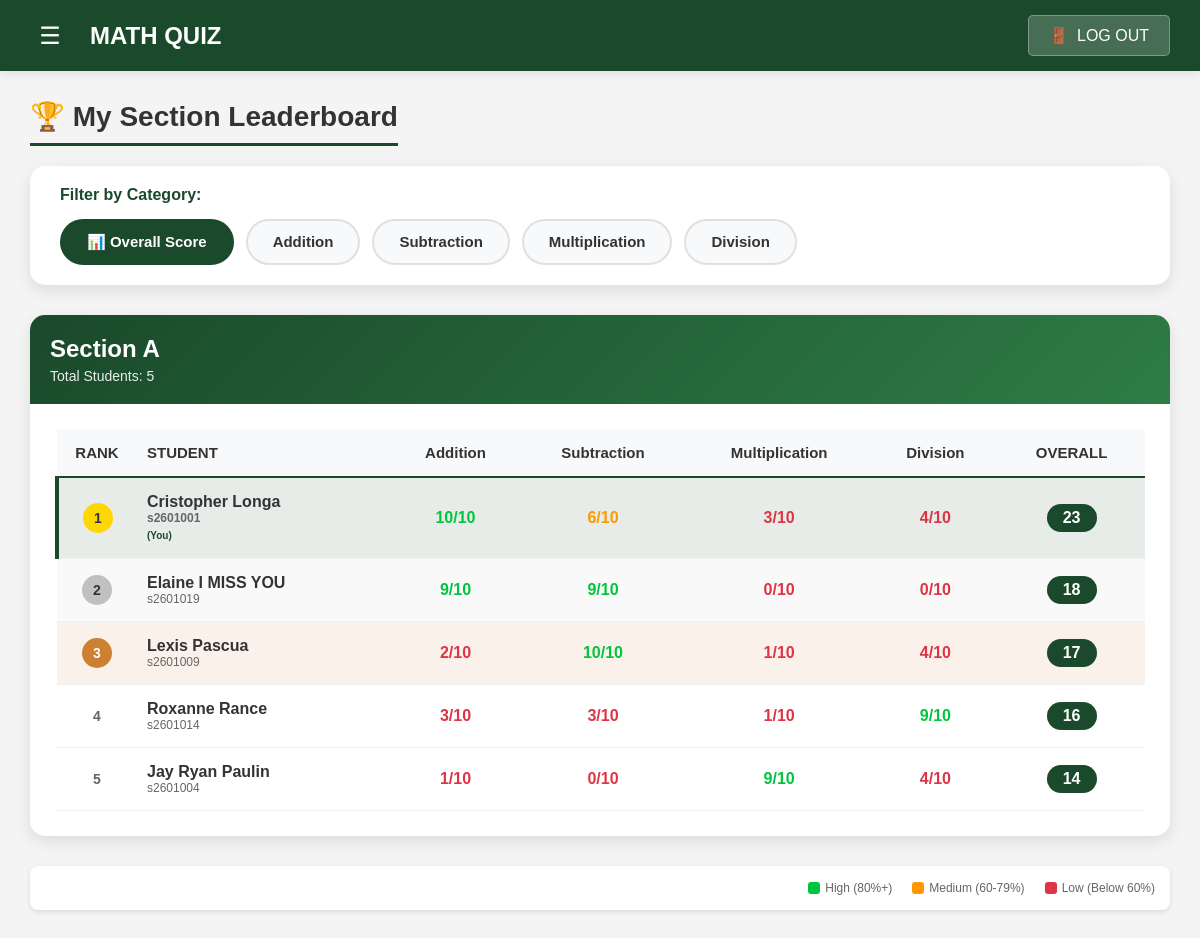
The app's page /leaderboards.php (signed in) with its own data.
### tables this page shows
CREATE TABLE `categories` (
  `id` int(11) NOT NULL,
  `category_name` varchar(100) NOT NULL
);

CREATE TABLE `users` (
  `id` int(11) NOT NULL,
  `first_name` varchar(50) NOT NULL,
  `middle_initial` varchar(5) DEFAULT NULL,
  `last_name` varchar(50) NOT NULL,
  `student_id` varchar(50) NOT NULL,
  `password` varchar(255) NOT NULL,
  `role` enum('student','teacher') NOT NULL,
  `section_id` int(11) DEFAULT NULL
);

CREATE TABLE `sections` (
  `id` int(11) NOT NULL,
  `section_name` varchar(100) NOT NULL
);

### leaderboards.php (the view, shortened to what this page needs)
<?php
include("configs/db.php");
$user_id = $_SESSION["user_id"];
$student_query = $conn->prepare("
    SELECT u.first_name, u.middle_initial, u.last_name, u.student_id, s.section_name, u.section_id
    FROM users u
    LEFT JOIN sections s ON u.section_id = s.id
    WHERE u.id = ?
");
$student_query->bind_param("i", $user_id);
$student_query->execute();
$student_result = $student_query->get_result();
$student = $student_result->fetch_assoc();
$user_section_id = $student['section_id'];
$categories_query = $conn->query("
    SELECT c.*, COUNT(q.id) as total_questions
    FROM categories c
    LEFT JOIN questions q ON c.id = q.category_id
    GROUP BY c.id
    ORDER BY c.id ASC
");
$categories = [];
$category_totals = [];
while($cat = $categories_query->fetch_assoc()) {
    $categories[] = $cat;
    $category_totals[$cat['id']] = 10;
}
$selected_category = isset($_GET['category']) ? $_GET['category'] : 'overall';
$section_data = null;
if($user_section_id) {
    $section_query = $conn->prepare("SELECT * FROM sections WHERE id = ?");
    $section_query->bind_param("i", $user_section_id);
    $section_query->execute();
    $section_result = $section_query->get_result();
    $section = $section_result->fetch_assoc();
    if($section) {
        $section_name = $section['section_name'];
        $students_query = $conn->prepare("
            SELECT id, first_name, last_name, student_id
            FROM users
            WHERE section_id = ? AND role = 'student'
            ORDER BY last_name
        ");
        $students_query->bind_param("i", $user_section_id);
        $students_query->execute();
        $students_result = $students_query->get_result();
        $students_data = [];
        while($student_row = $students_result->fetch_assoc()) {
            $student_id = $student_row['id'];
            $category_scores = [];
            foreach($categories as $category) {
                $cat_id = $category['id'];
                $category_scores[$cat_id] = 0;
            }
            $attempts_query = $conn->prepare("
                SELECT category_id, MAX(score) AS best_score
                FROM quiz_attempts
                WHERE user_id = ?
                GROUP BY category_id
            ");
            $attempts_query->bind_param("i", $student_id);
            $attempts_query->execute();
            $attempts_result = $attempts_query->get_result();
            while($attempt = $attempts_result->fetch_assoc()) {
                $cat_id = $attempt['category_id'];
                $best_score = min($attempt['best_score'], 10);
                if(isset($category_scores[$cat_id])) {
                    $category_scores[$cat_id] = $best_score;
                }
            }
            $total_score = array_sum($category_scores);
            $students_data[] = [
                'id' => $student_id,
                'name' => $student_row['first_name'] . ' ' . $student_row['last_name'],
                'student_id' => $student_row['student_id'],
                'category_scores' => $category_scores,
                'total_score' => $total_score
            ];
        }
        if($selected_category == 'overall') {
            usort($students_data, function($a, $b) {
                return $b['total_score'] <=> $a['total_score'];
            });
        }
        $section_data = [
            'section_id' => $user_section_id,
            'section_name' => $section_name,
            'students' => $students_data,
            'student_count' => count($students_data)
        ];
    }
}
?>
<!DOCTYPE html>
<html lang="en">
<head>
</head>
<body>
    <div class="top-nav">
        <div class="logo-section">
            <button class="hamburger" onclick="toggleSidebar()">☰</button>
            <h1>MATH QUIZ</h1>
        </div>
        <button class="logout-btn" onclick="return confirm('Are you sure you want to log out?') ? window.location.href='index.php' : false;">
            <span>🚪</span>
            <span>LOG OUT</span>
        </button>
    </div>
    <div class="main-content">
        <div class="leaderboard-container">
            <h1 class="page-title">🏆 My Section Leaderboard</h1>
            <div class="filter-section">
                <span class="filter-label">Filter by Category:</span>
                <div class="filter-buttons">
                    <a href="?category=overall"
                       class="filter-btn overall <?php echo $selected_category == 'overall' ? 'active' : ''; ?>">
                        📊 Overall Score
                    </a>
                    <?php foreach($categories as $category): ?>
                        <a href="?category=<?php echo $category['id']; ?>"
                           class="filter-btn <?php echo $selected_category == $category['id'] ? 'active' : ''; ?>">
                            <?php echo htmlspecialchars($category['category_name']); ?>
                        </a>
                    <?php endforeach; ?>
                </div>
            </div>
            <?php if($section_data && $section_data['student_count'] > 0): ?>
                <div class="section-card">
                    <div class="section-header">
                        <div class="section-title"><?php echo htmlspecialchars($section_data['section_name']); ?></div>
                        <div style="font-size: 14px; opacity: 0.9; margin-top: 5px;">
                            Total Students: <?php echo $section_data['student_count']; ?>
                        </div>
                    </div>
                    <div class="section-body">
                        <table class="leaderboard-table">
                            <thead>
                                <tr>
                                    <th>RANK</th>
                                    <th>STUDENT</th>
                                    <?php foreach($categories as $category): ?>
                                        <th><?php echo htmlspecialchars($category['category_name']); ?></th>
                                    <?php endforeach; ?>
                                    <th>OVERALL</th>
                                </tr>
                            </thead>
                            <tbody>
                                <?php
                                $rank = 1;
                                foreach($section_data['students'] as $student_data):
                                    $rank_class = '';
                                    $rank_badge_class = 'rank-other';
                                    $rank_display = $rank;
                                    if($rank == 1) {
                                        $rank_class = 'rank-1';
                                        $rank_badge_class = 'rank-1-badge';
                                    } elseif($rank == 2) {
                                        $rank_class = 'rank-2';
                                        $rank_badge_class = 'rank-2-badge';
                                    } elseif($rank == 3) {
                                        $rank_class = 'rank-3';
                                        $rank_badge_class = 'rank-3-badge';
                                    }
                                    $is_current_user = ($student_data['id'] == $user_id);
                                ?>
                                    <tr class="<?php echo $rank_class . ' ' . ($is_current_user ? 'current-user' : ''); ?>">
                                        <td>
                                            <span class="rank-badge <?php echo $rank_badge_class; ?>"><?php echo $rank_display; ?></span>
                                        </td>
                                        <td style="text-align: left;">
                                            <div class="student-name"><?php echo htmlspecialchars($student_data['name']); ?></div>
                                            <div class="student-id"><?php echo htmlspecialchars($student_data['student_id']); ?></div>
                                            <?php if($is_current_user): ?>
                                                <span style="font-size: 10px; color: #1a492b; font-weight: bold;">(You)</span>
                                            <?php endif; ?>
                                        </td>
                                        <?php foreach($categories as $category):
                                            $cat_id = $category['id'];
                                            $score = isset($student_data['category_scores'][$cat_id]) ? $student_data['category_scores'][$cat_id] : 0;
                                            $total = $category_totals[$cat_id];
                                            $percentage = $total > 0 ? ($score / $total) * 100 : 0;
                                            $score_class = $percentage >= 80 ? 'score-high' : ($percentage >= 60 ? 'score-medium' : 'score-low');
                                        ?>
                                            <td class="score-cell <?php echo $score_class; ?>">
                                                <?php echo $score; ?>/<?php echo $total; ?>
                                            </td>
                                        <?php endforeach; ?>
                                        <td><span class="overall-score"><?php echo $student_data['total_score']; ?></span></td>
                                    </tr>
                                <?php
                                $rank++;
                                endforeach;
                                ?>
                            </tbody>
                        </table>
                    </div>
                </div>
                <div style="display: flex; justify-content: flex-end; gap: 20px; margin-top: 20px; padding: 15px; background: white; border-radius: 8px; box-shadow: 0 2px 5px rgba(0,0,0,0.1);">
                    <div style="display: flex; align-items: center; gap: 5px;">
                        <div style="width: 12px; height: 12px; background: #00c53e; border-radius: 3px;"></div>
                        <span style="font-size: 12px; color: #666;">High (80%+)</span>
                    </div>
                    <div style="display: flex; align-items: center; gap: 5px;">
                        <div style="width: 12px; height: 12px; background: #ff9800; border-radius: 3px;"></div>
                        <span style="font-size: 12px; color: #666;">Medium (60-79%)</span>
                    </div>
                    <div style="display: flex; align-items: center; gap: 5px;">
                        <div style="width: 12px; height: 12px; background: #dc3545; border-radius: 3px;"></div>
                        <span style="font-size: 12px; color: #666;">Low (Below 60%)</span>
                    </div>
                </div>
            <?php endif; ?>
        </div>
    </div>
</body>
</html>

### leaderboards.php (style rules this page uses)
* { margin: 0; padding: 0; box-sizing: border-box; font-family: 'Arial', sans-serif; }
body { background: #f4f4f4; }
.top-nav { background: #1a492b; padding: 15px 30px; display: flex; justify-content: space-between; align-items: center; position: fixed; top: 0; left: 0; right: 0; z-index: 1000; box-shadow: 0 2px 10px rgba(0,0,0,0.1); }
.logo-section { display: flex; align-items: center; gap: 20px; }
.logo-section h1 { color: white; font-size: 24px; }
.hamburger { background: none; border: none; color: white; font-size: 24px; cursor: pointer; width: 40px; height: 40px; display: flex; align-items: center; justify-content: center; border-radius: 5px; transition: background 0.3s; }
.logout-btn { background: rgba(255,255,255,0.2); color: white; border: 1px solid rgba(255,255,255,0.3); padding: 10px 20px; border-radius: 5px; display: flex; align-items: center; gap: 8px; cursor: pointer; font-size: 16px; transition: background 0.3s; }
.main-content { margin-top: 70px; padding: 30px; }
.leaderboard-container { max-width: 1200px; margin: 0 auto; }
.page-title { color: #333; margin-bottom: 20px; font-size: 28px; border-bottom: 3px solid #1a492b; padding-bottom: 10px; display: inline-block; }
.filter-section { background: white; border-radius: 15px; padding: 20px 30px; margin-bottom: 30px; box-shadow: 0 5px 15px rgba(0,0,0,0.1); }
.filter-label { font-weight: bold; color: #1a492b; font-size: 16px; margin-bottom: 15px; display: block; }
.filter-buttons { display: flex; gap: 12px; flex-wrap: wrap; }
.filter-btn { background: #f8f9fa; color: #333; border: 2px solid #e0e0e0; padding: 12px 25px; border-radius: 30px; font-size: 15px; font-weight: 600; cursor: pointer; transition: all 0.3s; text-decoration: none; display: inline-block; }
.filter-btn.active { background: #1a492b; color: white; border-color: #1a492b; }
.filter-btn.overall { background: #e8f5e9; border-color: #1a492b; font-weight: bold; }
.filter-btn.overall:hover, .filter-btn.overall.active { background: #1a492b; color: white; }
.section-card { background: white; border-radius: 15px; box-shadow: 0 5px 15px rgba(0,0,0,0.1); overflow: hidden; transition: transform 0.3s, box-shadow 0.3s; margin-bottom: 30px; }
.section-header { background: linear-gradient(135deg, #1a492b 0%, #2e7d45 100%); color: white; padding: 20px; }
.section-title { font-size: 24px; font-weight: bold; }
.section-body { padding: 25px; overflow-x: auto; }
.leaderboard-table { width: 100%; border-collapse: collapse; min-width: 900px; }
.leaderboard-table th { text-align: center; padding: 15px 10px; background: #f8f9fa; color: #333; font-size: 15px; border-bottom: 2px solid #1a492b; }
.leaderboard-table td { text-align: center; padding: 15px 10px; border-bottom: 1px solid #f0f0f0; }
.leaderboard-table th:first-child, .leaderboard-table td:first-child { text-align: center; width: 80px; }
.leaderboard-table th:nth-child(2), .leaderboard-table td:nth-child(2) { text-align: left; }
.rank-1 { background: rgba(255, 215, 0, 0.1); }
.rank-2 { background: rgba(192, 192, 192, 0.1); }
.rank-3 { background: rgba(205, 127, 50, 0.1); }
.current-user { background: rgba(26, 73, 43, 0.1); font-weight: bold; border-left: 4px solid #1a492b; }
.rank-badge { display: inline-block; width: 30px; height: 30px; line-height: 30px; text-align: center; border-radius: 50%; font-weight: bold; font-size: 14px; }
.rank-1-badge { background: gold; color: #333; }
.rank-2-badge { background: silver; color: #333; }
.rank-3-badge { background: #cd7f32; color: white; }
.rank-other { font-weight: bold; color: #666; }
.student-name { font-weight: 600; color: #333; }
.student-id { font-size: 12px; color: #666; }
.score-cell { font-weight: bold; font-size: 16px; }
.score-high { color: #00c53e; }
.score-medium { color: #ff9800; }
.score-low { color: #dc3545; }
.overall-score { font-weight: bold; background: #1a492b; color: white; padding: 5px 10px; border-radius: 20px; display: inline-block; min-width: 50px; }

### records on screen
categories: category_name "Addition", id "10", id "9", id "2", id "3", id "1"
categories: category_name "Subtraction", id "6", id "10", id "9", id "3", id "0"
categories: category_name "Multiplication", id "3", id "10", id "0", id "1", id "9"
categories: category_name "Division", id "4", id "10", id "0", id "9"
users: section.section_name "Section A", section.section_name "5", section "1", name "Cristopher Longa", student "s2601001", shows "(You)", total_score "23"
users: rank_display "2", name "Elaine I MISS YOU", student "s2601019", total_score "18"
users: rank_display "3", name "Lexis Pascua", student "s2601009", total_score "17"
users: rank_display "4", name "Roxanne Rance", student "s2601014", total_score "16"
users: rank_display "5", name "Jay Ryan Paulin", student "s2601004", id "14"
